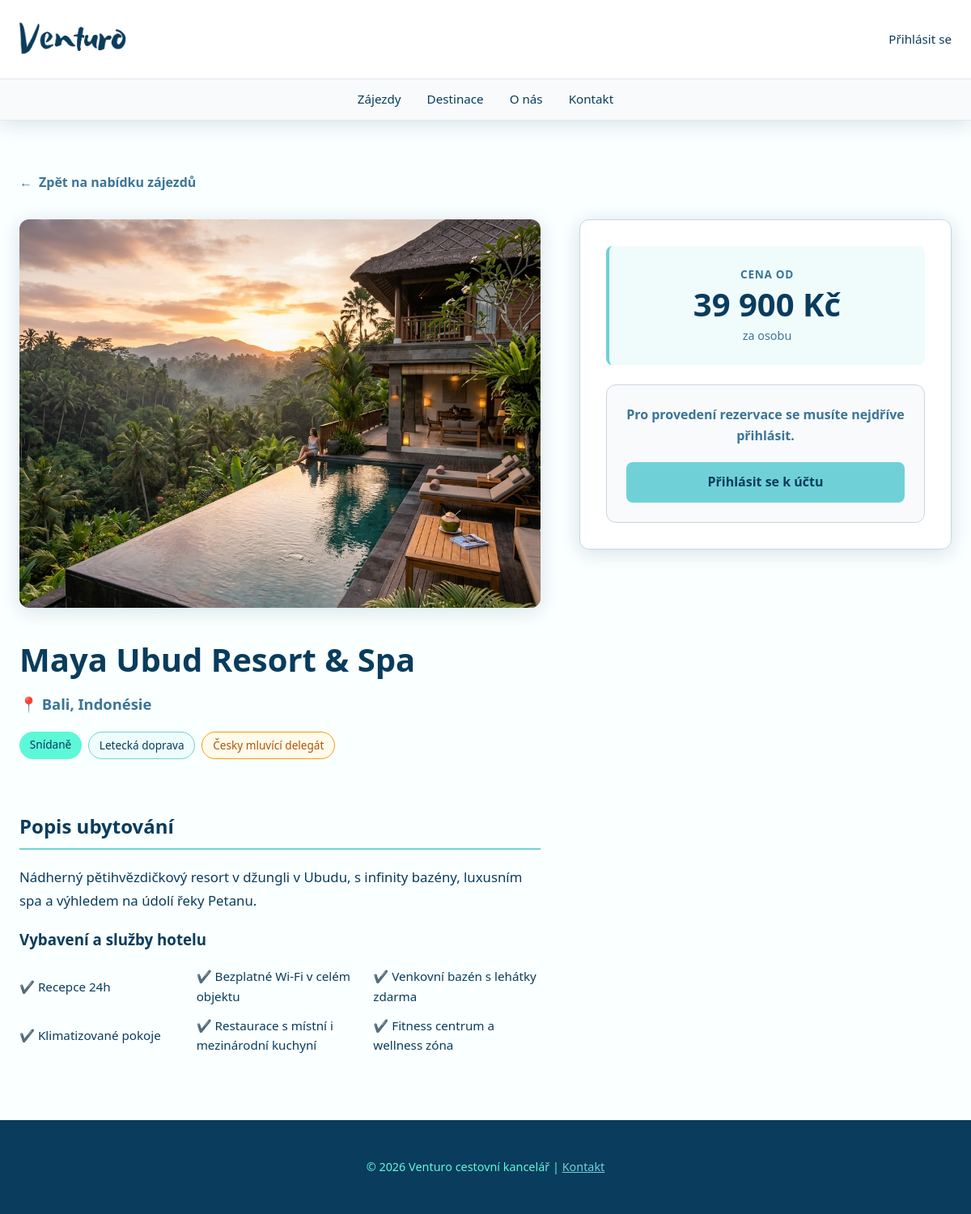
The page /detail-zajezdu/10 on the database its author committed.
### tables this page shows
CREATE TABLE `zajezdy` (
  `id_zajezdu` int(11) NOT NULL AUTO_INCREMENT,
  `id_destinace` int(11) NOT NULL,
  `hotel` varchar(150) NOT NULL,
  `obrazky` varchar(255) DEFAULT '',
  `popis` text DEFAULT NULL,
  `cena` int(11) NOT NULL,
  `strava` varchar(50) NOT NULL,
  PRIMARY KEY (`id_zajezdu`),
  KEY `id_destinace` (`id_destinace`),
  CONSTRAINT `fk_zajezdy_destinace` FOREIGN KEY (`id_destinace`) REFERENCES `destinace` (`id_destinace`) ON DELETE CASCADE
);

CREATE TABLE `destinace` (
  `id_destinace` int(11) NOT NULL AUTO_INCREMENT,
  `id_statu` int(11) NOT NULL,
  `nazev_mesta` varchar(100) NOT NULL,
  PRIMARY KEY (`id_destinace`),
  KEY `id_statu` (`id_statu`),
  CONSTRAINT `fk_destinace_staty` FOREIGN KEY (`id_statu`) REFERENCES `staty` (`id_statu`) ON DELETE CASCADE
);

CREATE TABLE `staty` (
  `id_statu` int(11) NOT NULL AUTO_INCREMENT,
  `nazev` varchar(100) NOT NULL,
  `banner` varchar(255) DEFAULT '',
  PRIMARY KEY (`id_statu`)
);

### index.php (called while the page is built, shortened)
<?php
$smerovac = new SmerovacKontroler();
$smerovac->zpracuj(array($_SERVER['REQUEST_URI']));
$smerovac->vypisPohled();

### kontrolery/DetailZajezduKontroler.php (called while the page is built, shortened)
<?php
class DetailZajezduKontroler extends Kontroler
{
    public function zpracuj($parametry)
    {
        $idZajezdu = (int)$parametry[0];
        $zajezdyModel = new Zajezdy();
        $zajezd = $zajezdyModel->vratZajezd($idZajezdu);
    }
}

### modely/Zajezdy.php (called while the page is built, shortened)
<?php
class Zajezdy
{
    public function vratZajezd($idZajezdu)
    {
        $sql = 'SELECT z.*, d.nazev_mesta AS destinace, s.nazev AS stat
                FROM zajezdy z
                LEFT JOIN destinace d ON z.id_destinace = d.id_destinace
                LEFT JOIN staty s ON d.id_statu = s.id_statu
                WHERE z.id_zajezdu = ?';
        return Db::dotazJeden($sql, array((int)$idZajezdu));
    }
}

### modely/Db.php (called while the page is built, shortened)
<?php
class Db
{
    private static $spojeni;
    private static $nastaveni = array(
        PDO::ATTR_ERRMODE => PDO::ERRMODE_EXCEPTION,
        PDO::ATTR_EMULATE_PREPARES => false,
    );
    public static function pripoj($server, $uzivatel, $heslo, $databaze)
    {
        if (!isset(self::$spojeni)) {
            $dsn = "mysql:host=$server;dbname=$databaze;charset=utf8";
            self::$spojeni = new PDO(
                $dsn,
                $uzivatel,
                $heslo,
                self::$nastaveni
            );
        }
    }
    public static function dotazJeden($dotaz, $parametry = array()) {
        $navrat = self::$spojeni->prepare($dotaz);
        $navrat->execute($parametry);
        return $navrat->fetch();
    }
}

### kontrolery/SmerovacKontroler.php (called while the page is built, shortened)
<?php
class SmerovacKontroler extends Kontroler
{
    public function zpracuj($parametry)
    {
        $url = $parametry[0];
        $castiCesty = $this->parsujURL($url);
        if (empty($castiCesty[0])) {
            $this->presmeruj("uvod");
        } else {
            $castNazvuKontroleru = array_shift($castiCesty);
            $nazevKontroleru = $this->pomlckyDoVelbloudiNotace($castNazvuKontroleru) . "Kontroler";
            if (file_exists("kontrolery/$nazevKontroleru.php")) {
                $this->kontroler = new $nazevKontroleru;
                $this->kontroler->zpracuj($castiCesty);
            } else {
                $this->presmeruj("chyba");
            }
        }
    }
    private function pomlckyDoVelbloudiNotace($text)
    {
        $text = str_replace("-", " ", $text);
        $text = ucwords($text);
        $text = str_replace(" ", "", $text);
        return $text;
    }
    private function parsujURL($url)
    {
        $naparsovanaURL = parse_url($url);
        $cesta = $naparsovanaURL["path"];
        $cesta = ltrim($cesta, "/");
        $cesta = trim($cesta);
        $rozdelenaCesta = explode("/", $cesta);
        return $rozdelenaCesta;
    }
}

### pohledy/detail_zajezdu.phtml (the view, shortened to what this page needs)
<div class="sekce">
    <div class="zpet-obal">
        <a href="/zajezdy" class="zpet-odkaz">
            <span>←</span> Zpět na nabídku zájezdů
        </a>
    </div>
    <div class="zajezd-detail">
        <div class="zajezd-detail__hlavni">
            <div class="zajezd-detail__obrazek-obal">
                <img src="<?= htmlspecialchars($zajezd['obrazky'] ? $zajezd['obrazky'] : '/images/noimage.png') ?>" alt="<?= htmlspecialchars($zajezd['hotel']) ?>" class="zajezd-detail__obrazek">
            </div>
            <h1 class="zajezd-detail__nazev"><?= htmlspecialchars($zajezd['hotel']) ?></h1>
            <p class="zajezd-detail__lokace">📍 <?= htmlspecialchars($zajezd['destinace']) ?>, <?= htmlspecialchars($zajezd['stat']) ?></p>
            <div class="zajezd-detail__tagy">
                <span class="tag zajezd-detail__tag"><?= htmlspecialchars($zajezd['strava']) ?></span>
                <span class="tag zajezd-detail__tag zajezd-detail__tag-air">Letecká doprava</span>
                <span class="tag zajezd-detail__tag zajezd-detail__tag-guide">Česky mluvící delegát</span>
            </div>
            <div class="zajezd-detail__popis">
                <h2 class="zajezd-detail__podnadpis">Popis ubytování</h2>
                <p class="zajezd-detail__popis-text">
                    <?= nl2br(htmlspecialchars($zajezd['popis'])) ?>
                </p>
                <h3>Vybavení a služby hotelu</h3>
                <ul class="zajezd-detail__vybaveni-list">
                    <li class="zajezd-detail__vybaveni-polozka">✔️ Recepce 24h</li>
                    <li class="zajezd-detail__vybaveni-polozka">✔️ Bezplatné Wi-Fi v celém objektu</li>
                    <li class="zajezd-detail__vybaveni-polozka">✔️ Venkovní bazén s lehátky zdarma</li>
                    <li class="zajezd-detail__vybaveni-polozka">✔️ Klimatizované pokoje</li>
                    <li class="zajezd-detail__vybaveni-polozka">✔️ Restaurace s místní i mezinárodní kuchyní</li>
                    <li class="zajezd-detail__vybaveni-polozka">✔️ Fitness centrum a wellness zóna</li>
                </ul>
            </div>
        </div>
        <div class="zajezd-detail__sidebar">
            <div class="zajezd-detail__karta">
                <div class="zajezd-detail__cena-sekce">
                    <span class="zajezd-detail__cena-popisek">Cena od</span>
                    <div class="zajezd-detail__cena">
                        <?= number_format($zajezd['cena'], 0, ',', ' ') ?> Kč
                    </div>
                    <span class="zajezd-detail__cena-osoba">za osobu</span>
                </div>
                <?php if (!empty($this->prihlasenyUzivatel)): ?>
                    <form method="POST" action="/kontakt" class="zajezd-detail__formular-obal">
                        <input type="hidden" name="hotel" value="<?= htmlspecialchars($zajezd['hotel']) ?>">
                        <input type="hidden" name="termin" id="skryty-termin-text" value="">
                        <h3 class="zajezd-detail__formular-nadpis">Vyberte termín</h3>
                        <?php if (!empty($terminy)): ?>
                            <div class="zajezd-detail__terminy-list">
                                <?php foreach ($terminy as $index => $t): ?>
                                    <?php
                                        $terminText = date('d.m.Y', strtotime($t['datum_od'])) . ' – ' . date('d.m.Y', strtotime($t['datum_do']));
                                    ?>
                                    <label class="termin-karta <?= $index === 0 ? 'aktivni' : '' ?>">
                                        <input type="radio" name="id_terminu" value="<?= $t['id_terminu'] ?>" <?= $index === 0 ? 'checked' : '' ?> data-termin-text="<?= $terminText ?>" class="termin-radio">
                                        <div class="termin-obsah">
                                            <div class="termin-datum"><?= $terminText ?></div>
                                            <div class="termin-kapacita">Volná místa: <?= $t['kapacita'] ?></div>
                                            <div class="termin-odlet-info">
                                                🛫 Odlet: <?= htmlspecialchars($t['odlet_mesto'] ? $t['odlet_mesto'] . ' (' . $t['odlet_iata'] . ')' : 'Vlastní doprava') ?>
                                            </div>
                                        </div>
                                    </label>
                                <?php endforeach; ?>
                            </div>
                        <?php else: ?>
                            <p class="termin-kapacita">
                                Momentálně nejsou vypsány žádné volné termíny.
                            </p>
                        <?php endif; ?>
                        <div class="zajezd-detail__formular-polozka">
                            <label for="pocet_osob" class="zajezd-detail__formular-label">Počet osob</label>
                            <?php
                            $prefix = 'detail-pocet-osob';
                            $nadpis = 'Počet osob';
                            $dataOsob = [];
                            for ($i = 1; $i <= 10; $i++) {
                                $dataOsob[$i] = $i . ' ' . ($i === 1 ? 'osoba' : ($i < 5 ? 'osoby' : 'osob'));
                            }
                            $data = $dataOsob;
                            $isMulti = false;
                            $inputName = 'pocet_osob';
                            $defaultText = '2 osoby';
                            include 'komponenty/vyber_obecny.phtml';
                            ?>
                        </div>
                        <button type="submit" class="tlacitko tlacitko--primarni zajezd-detail__rezervovat-tlacitko" <?= empty($terminy) ? 'disabled' : '' ?>>
                            Rezervace
                        </button>
                    </form>
                <?php else: ?>
                    <div class="zajezd-detail__neprihlasen-box">
                        <p class="zajezd-detail__neprihlasen-text">Pro provedení rezervace se musíte nejdříve přihlásit.</p>
                        <a href="/prihlaseni" class="tlacitko tlacitko--primarni tlacitko--plna-sirka zajezd-detail__neprihlasen-btn">Přihlásit se k účtu</a>
                    </div>
                <?php endif; ?>
            </div>
        </div>
    </div>
</div>

### rows shown on the page
zajezdy: obrazky (picture), hotel "Maya Ubud Resort & Spa", id_destinace.nazev_mesta "Bali", staty.nazev "Indonésie", strava "Snídaně", popis "Nádherný pětihvězdičkový resort v džungli v Ubudu, s infinity bazény, luxusním spa a výhledem na údolí řeky Petanu.", cena "39 900"
